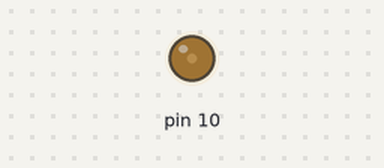
A sketch run on a simulated Arduino Uno, built with avr-gcc and run on an emulated ATmega328P. On the bench: output pins drawn as LEDs (lit = HIGH).

Above: at 0.05 s.
At 1.25 s:
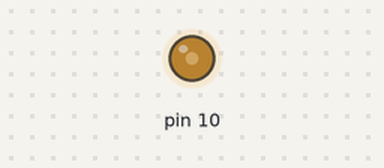
At 2.5 s:
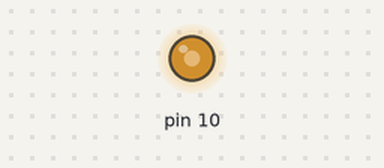
At 5.0 s:
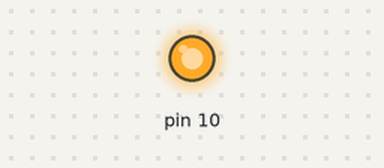
Timing chart, 0 to 6.5 s (numbered marks = the images above):
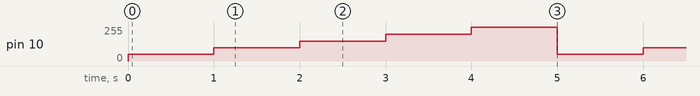

The sketch:

Analog_Write__.ino
```cpp
void setup() {
  Serial.begin(9600);
}

void loop() {
  analogWrite(10, 50);
  delay(1000);
  analogWrite(10, 100);
  delay(1000);
  analogWrite(10, 150);
  delay(1000);
  analogWrite(10, 200);
  delay(1000);
  analogWrite(10, 255);
  delay(1000);
}
```

Measured:
- by itself, pin 10: repeats every 5.0 s: 100/255 1.0 s, 150/255 1.0 s, 200/255 1.0 s, 255/255 1.0 s, 50/255 1.0 s
